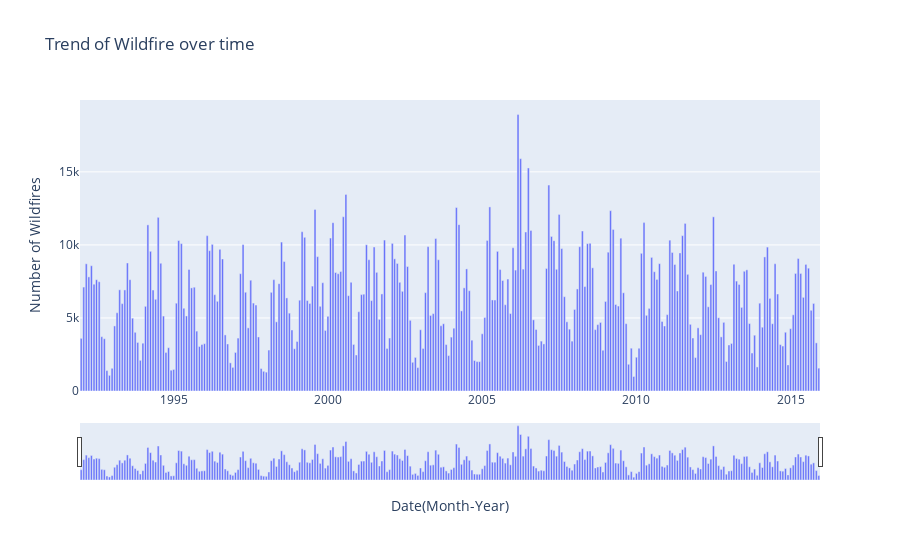

Notebook code cell kept with this figure:
### Code cell
fig2 = go.Figure()
# plot
fig2.add_trace(
                # go.Scatter(x=date_counts['DISC_YM'], y=date_counts['count'])
                go.Bar(x=date_counts['DISC_YM'], y=date_counts['count'],colo )
                )

# Set labels and title
fig2.update_layout({"title": "Trend of Wildfire over time",
                   "yaxis": {"title":"Number of Wildfires"},
                   "xaxis": {"title":"Date(Month-Year)"}})

# Add range slider and buttons
# fig2.update_traces(texttemplate = "%{x} | %{y}")
# fig2.update_traces(textposition = "bottom center")
# fig2.update_traces(textposition = "top center")
fig2.update_layout(xaxis=dict(rangeslider=dict(visible=True), type="date"))
# st.plotly_chart(fig2, use_container_width=True)

### Figure 1 — Plotly figure (JSON) as saved in the notebook; plotly's stock layout.template omitted (floating-point values rounded to 4 significant figures; data arrays with more than 128 entries replaced by an {"elided": "..."} marker saying what was removed)
{"data": [{"type": "bar", "x": {"elided": "291 str values"}, "y": {"elided": "291 int values"}}], "layout": {"title": {"text": "Trend of Wildfire over time"}, "xaxis": {"rangeslider": {"visible": true}, "title": {"text": "Date(Month-Year)"}, "type": "date"}, "yaxis": {"title": {"text": "Number of Wildfires"}}}}
